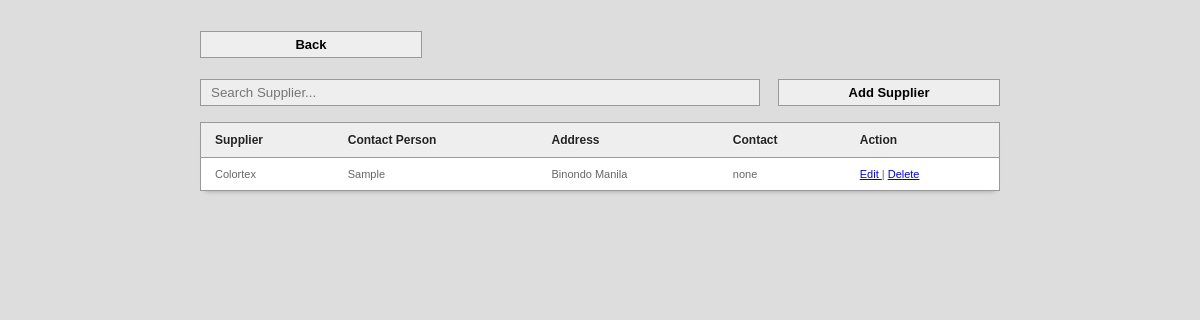
The page /main/supplier.php on the database its author committed.
### tables this page shows
CREATE TABLE IF NOT EXISTS `supliers` (
  `suplier_id` int(11) NOT NULL AUTO_INCREMENT,
  `suplier_name` varchar(100) NOT NULL,
  `suplier_address` varchar(100) NOT NULL,
  `suplier_contact` varchar(100) NOT NULL,
  `contact_person` varchar(100) NOT NULL,
  PRIMARY KEY (`suplier_id`)
);

### main/supplier.php (the view, shortened to what this page needs)
<html>
<head>
<link href="../style.css" media="screen" rel="stylesheet" type="text/css" />
<link href="src/facebox.css" media="screen" rel="stylesheet" type="text/css" />
</head>
<body>
<div id="maintable">
<div style="margin-top: -19px; margin-bottom: 21px;">
<a id="addd" href="index.php" style="float: none;">Back</a>
</div>
<input type="text" name="filter" value="" id="filter" placeholder="Search Supplier..." autocomplete="off" /><a rel="facebox" id="addd" href="addsupplier.php">Add Supplier</a><br><br>
<table id="resultTable" data-responsive="table">
	<thead>
		<tr>
			<th> Supplier </th>
			<th> Contact Person </th>
			<th> Address </th>
			<th> Contact </th>
			<th> Action </th>
		</tr>
	</thead>
	<tbody>
			<?php
				include('../connect.php');
				$result = $db->prepare("SELECT * FROM supliers ORDER BY suplier_id DESC");
				$result->execute();
				for($i=0; $row = $result->fetch(); $i++){
			?>
			<tr class="record">
			<td><?php echo $row['suplier_name']; ?></td>
			<td><?php echo $row['contact_person']; ?></td>
			<td><?php echo $row['suplier_address']; ?></td>
			<td><?php echo $row['suplier_contact']; ?></td>
			<td><a rel="facebox" href="editsupplier.php?id=<?php echo $row['suplier_id']; ?>"> Edit </a> | <a href="#" id="<?php echo $row['suplier_id']; ?>" class="delbutton" title="Click To Delete">Delete</a></td>
			</tr>
			<?php
				}
			?>
	</tbody>
</table>
</div>
</body>
</html>

### style.css (style rules this page uses)
body { background: #DDD; font-family: arial; font-size: 13px; font-weight: bold; }
input { border: 1px solid #999; background: #EEEEEE; padding: 5px 10px; box-shadow:0 1px 2px #ddd; -moz-box-shadow:0 1px 2px #ddd; -webkit-box-shadow:0 1px 2px #ddd; }
#maintable { margin: 50px auto; width: 800px; }
#filter { width: 70%; float:left; }
#addd { border: 1px solid #999; background: #EEEEEE; padding: 5px 10px; box-shadow:0 1px 2px #ddd; -moz-box-shadow:0 1px 2px #ddd; -webkit-box-shadow:0 1px 2px #ddd; width: 25%; display: inline-block; float:right; text-align: center; text-decoration: none; color: #000000; }
#resultTable { border-collapse: separate; background-color: #FFFFFF; border-spacing: 0; max-width: 100%; }
#resultTable { color: #666666; text-shadow: 0 1px 0 #FFFFFF; width: 100%; border: 1px solid #999999; box-shadow: 0 5px 5px -5px rgba(0, 0, 0, 0.3); margin-top: 13px; }
#resultTable thead tr th { background: none repeat scroll 0 0 #EEEEEE; color: #222222; padding: 10px 14px; text-align: left; border-top: 0 none; font-size: 12px; }
#resultTable tbody tr td { background-color: #FFFFFF; font-size: 11px; text-align: left; padding: 10px 14px; border-top: 1px solid #999999; }

### rows shown on the page
supliers: suplier_name "Colortex", contact_person "Sample", suplier_address "Binondo Manila", suplier_contact "none"
